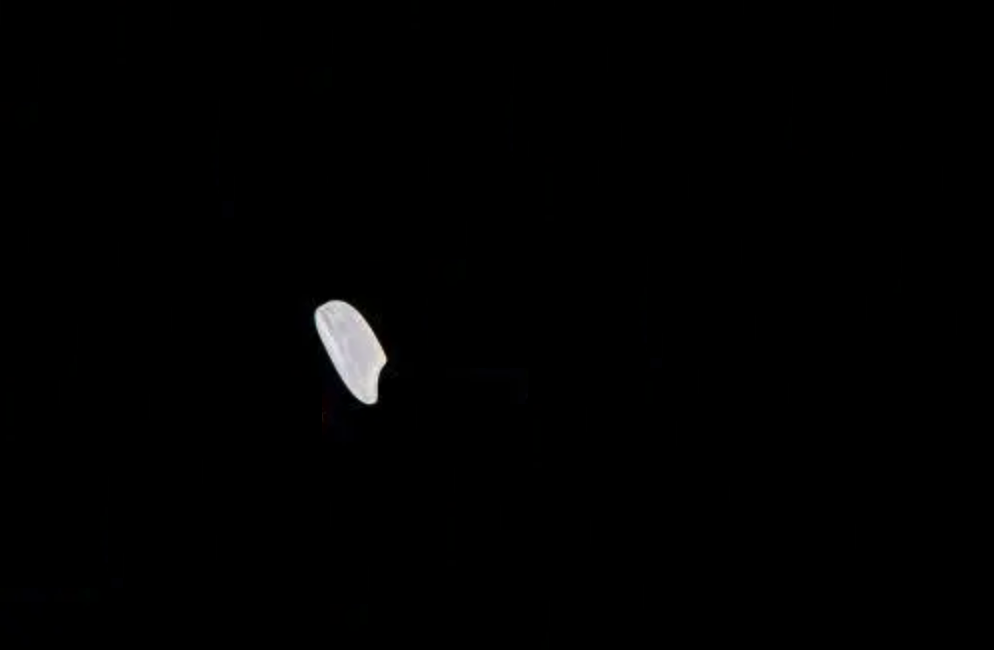
#> input picture 图像分割/1111.png, 994 x 650 px; the run also reads 1 picture not shown here
$ python '图像分割.py'
#> lines starting #> are read from the running program, lines starting #| are printed output that depends on the picture; after the words box and inside, x2 and y2 are one past the last pixel; in counts of white or black regions, pixels touching at a corner belong together
import cv2
import numpy as np

img = cv2.imread("1111.png")
#> img is the input picture: shape (650, 994, 3); mean B, G, R 1.5, 1.4, 1.4
img_back = cv2.imread("1.jpg")
rows, cols, channels = img_back.shape
#> rows = 650; cols = 994; channels = 3
img_back = cv2.resize(img_back, None, fx=0.7, fy=0.7)
#> img_back: shape (455, 696, 3); every value is 0
rows, cols, channels = img.shape
img = cv2.resize(img, None, fx=0.4, fy=0.4)
#> img: shape (260, 398, 3)
rows, cols, channels = img.shape
#> rows = 260; cols = 398
hsv = cv2.cvtColor(img, cv2.COLOR_BGR2HSV)
#> hsv: shape (260, 398, 3); mean H, S, V 2.6, 5.4, 1.5
lower_blue = np.array([78, 43, 46])
upper_blue = np.array([110, 255, 255])
mask = cv2.inRange(hsv, lower_blue, upper_blue)
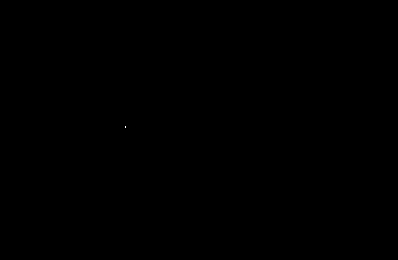
#> mask: shape (260, 398); 0% white in thin lines or dots, all inside (x1, y1, x2, y2) = (125, 126, 126, 128)
erode = cv2.erode(mask, None, iterations=1)
#> erode: shape (260, 398); every value is 0
dilate = cv2.dilate(erode, None, iterations=1)
center = [50, 50]
for i in range(rows):
    for j in range(cols):
        if dilate[i, j] == 0:
            img_back[center[0] + i, center[1] + j] = img[i, j]
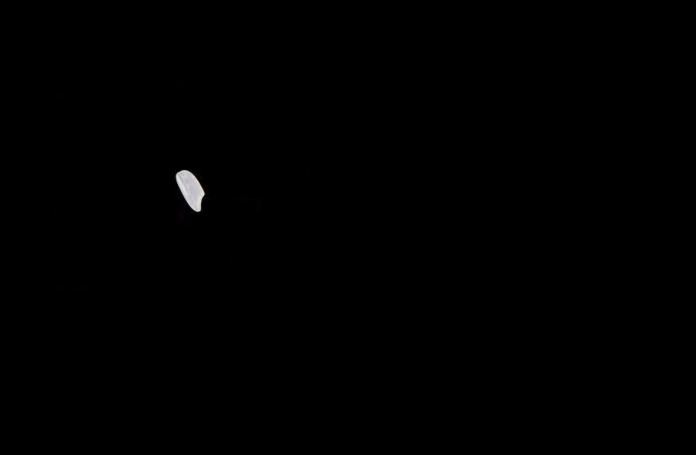
#> img_back: shape (455, 696, 3); mean B, G, R 0.5, 0.5, 0.5
imgCrop = img_back[150:230, 150:230].copy()
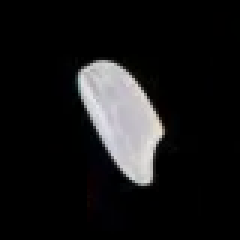
#> imgCrop: shape (80, 80, 3) (shown 3 times larger); mean B, G, R 23.3, 22.8, 23.1
img1 = cv2.resize(imgCrop, (250, 250))
img2 = np.hstack((img1, img1))
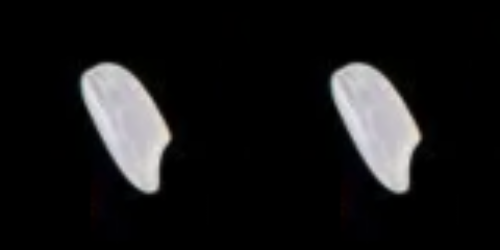
#> img2: shape (250, 500, 3); mean B, G, R 23.2, 22.8, 23
img3 = np.hstack((img2, img1))
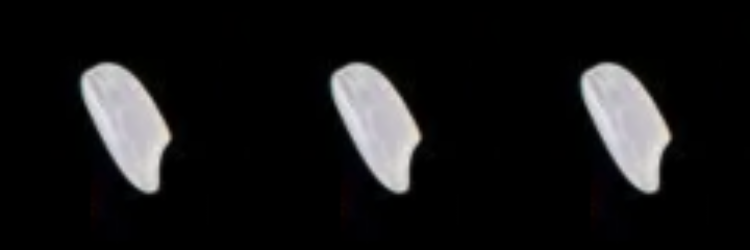
#> img3: shape (250, 750, 3); mean B, G, R 23.2, 22.8, 23
img4 = np.vstack((img3, img3))
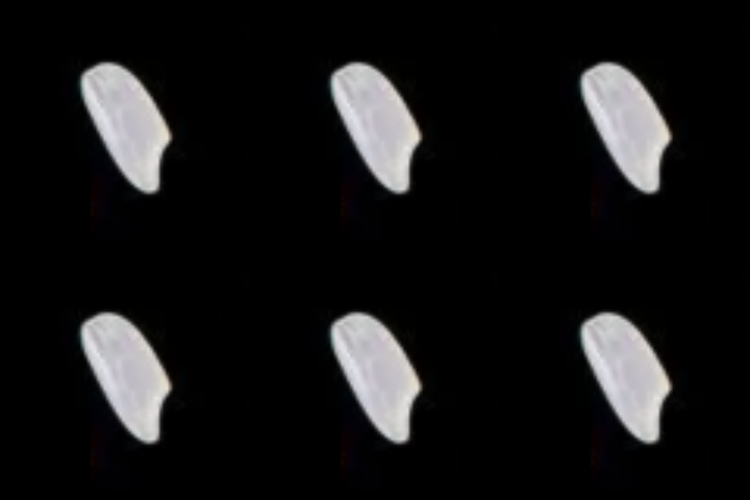
#> img4: shape (500, 750, 3); mean B, G, R 23.2, 22.8, 23
img5 = np.vstack((img4, img3))
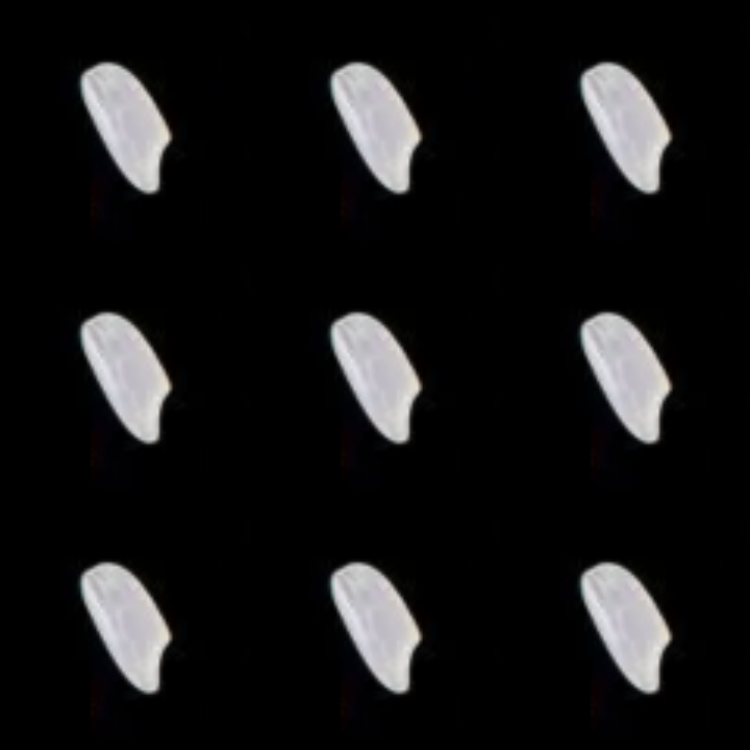
#> img5: shape (750, 750, 3); mean B, G, R 23.2, 22.8, 23
cv2.imwrite("new.jpg", img5)
cv2.imshow("ras", img5)
cv2.imshow('res', img_back)
cv2.waitKey(0)
cv2.destroyAllWindows()
